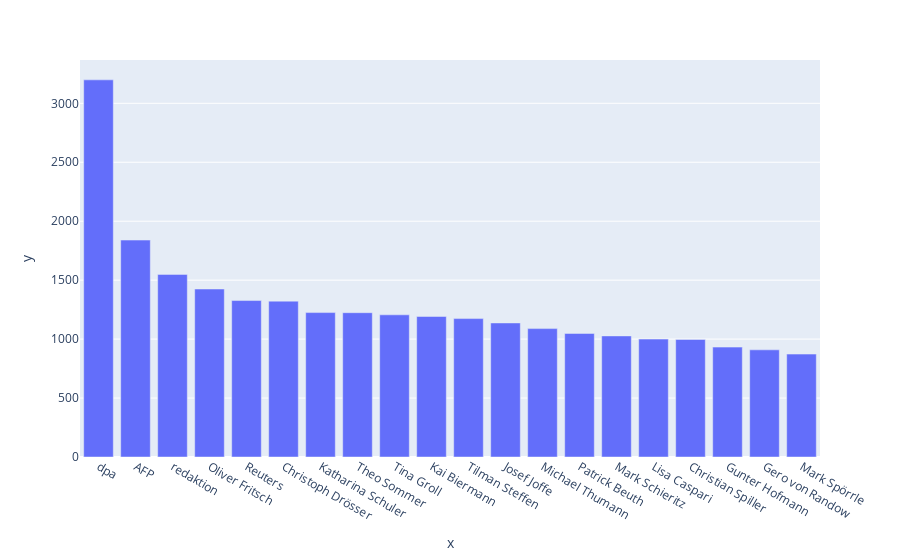

Notebook source saved alongside this figure:
### Code cell
px.bar(x = series.index[:20], y = series.values[:20])

### Figure 1 — Plotly figure (JSON) as saved in the notebook; plotly's stock layout.template omitted (floating-point values rounded to 4 significant figures)
{"data": [{"alignmentgroup": "True", "hovertemplate": "x=%{x}<br>y=%{y}<extra></extra>", "legendgroup": "", "marker": {"color": "#636efa"}, "name": "", "offsetgroup": "", "orientation": "v", "showlegend": false, "textposition": "auto", "type": "bar", "x": ["dpa", "AFP", "redaktion", "Oliver Fritsch", "Reuters", "Christoph Drösser", "Katharina Schuler", "Theo Sommer", "Tina Groll", "Kai Biermann", "Tilman Steffen", "Josef Joffe", "Michael Thumann", "Patrick Beuth", "Mark Schieritz", "Lisa Caspari", "Christian Spiller", "Gunter Hofmann", "Gero von Randow", "Mark Spörrle"], "xaxis": "x", "y": [3199, 1840, 1549, 1425, 1327, 1322, 1225, 1224, 1206, 1192, 1174, 1137, 1089, 1048, 1027, 1000, 997, 932, 909, 873], "yaxis": "y"}], "layout": {"barmode": "relative", "legend": {"tracegroupgap": 0}, "margin": {"t": 60}, "xaxis": {"anchor": "y", "domain": [0, 1], "title": {"text": "x"}}, "yaxis": {"anchor": "x", "domain": [0, 1], "title": {"text": "y"}}}}
